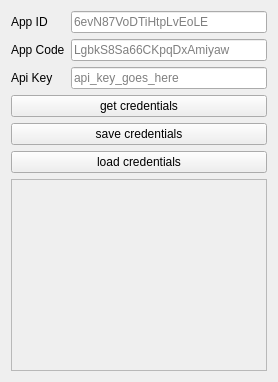
     <widget class="QWidget" name="tab_2">
      <attribute name="title">
       <string>Credentials</string>
      </attribute>
      <layout class="QVBoxLayout" name="verticalLayout_2">
       <item>
        <layout class="QGridLayout" name="gridLayout">
         <item row="0" column="2">
          <widget class="QLineEdit" name="AppId">
           <property name="placeholderText">
            <string>6evN87VoDTiHtpLvEoLE</string>
           </property>
          </widget>
         </item>
         <item row="1" column="2">
          <widget class="QLineEdit" name="AppCode">
           <property name="placeholderText">
            <string>LgbkS8Sa66CKpqDxAmiyaw</string>
           </property>
          </widget>
         </item>
         <item row="2" column="2">
          <widget class="QLineEdit" name="ApiKey">
           <property name="placeholderText">
            <string>api_key_goes_here</string>
           </property>
          </widget>
         </item>
         <item row="2" column="0">
          <widget class="QLabel" name="label_3">
           <property name="text">
            <string>Api Key</string>
           </property>
          </widget>
         </item>
         <item row="1" column="0">
          <widget class="QLabel" name="label_2">
           <property name="text">
            <string>App Code</string>
           </property>
          </widget>
         </item>
         <item row="0" column="0">
          <widget class="QLabel" name="label">
           <property name="text">
            <string>App ID</string>
           </property>
          </widget>
         </item>
        </layout>
       </item>
       <item>
        <widget class="QPushButton" name="getCreds">
         <property name="text">
          <string>get credentials</string>
         </property>
        </widget>
       </item>
       <item>
        <widget class="QPushButton" name="saveCreds">
         <property name="text">
          <string>save credentials</string>
         </property>
        </widget>
       </item>
       <item>
        <widget class="QPushButton" name="loadCreds">
         <property name="text">
          <string>load credentials</string>
         </property>
        </widget>
       </item>
       <item>
        <widget class="QTextBrowser" name="credentialInteraction">
         <property name="enabled">
          <bool>false</bool>
         </property>
        </widget>
       </item>
      </layout>
     </widget>
